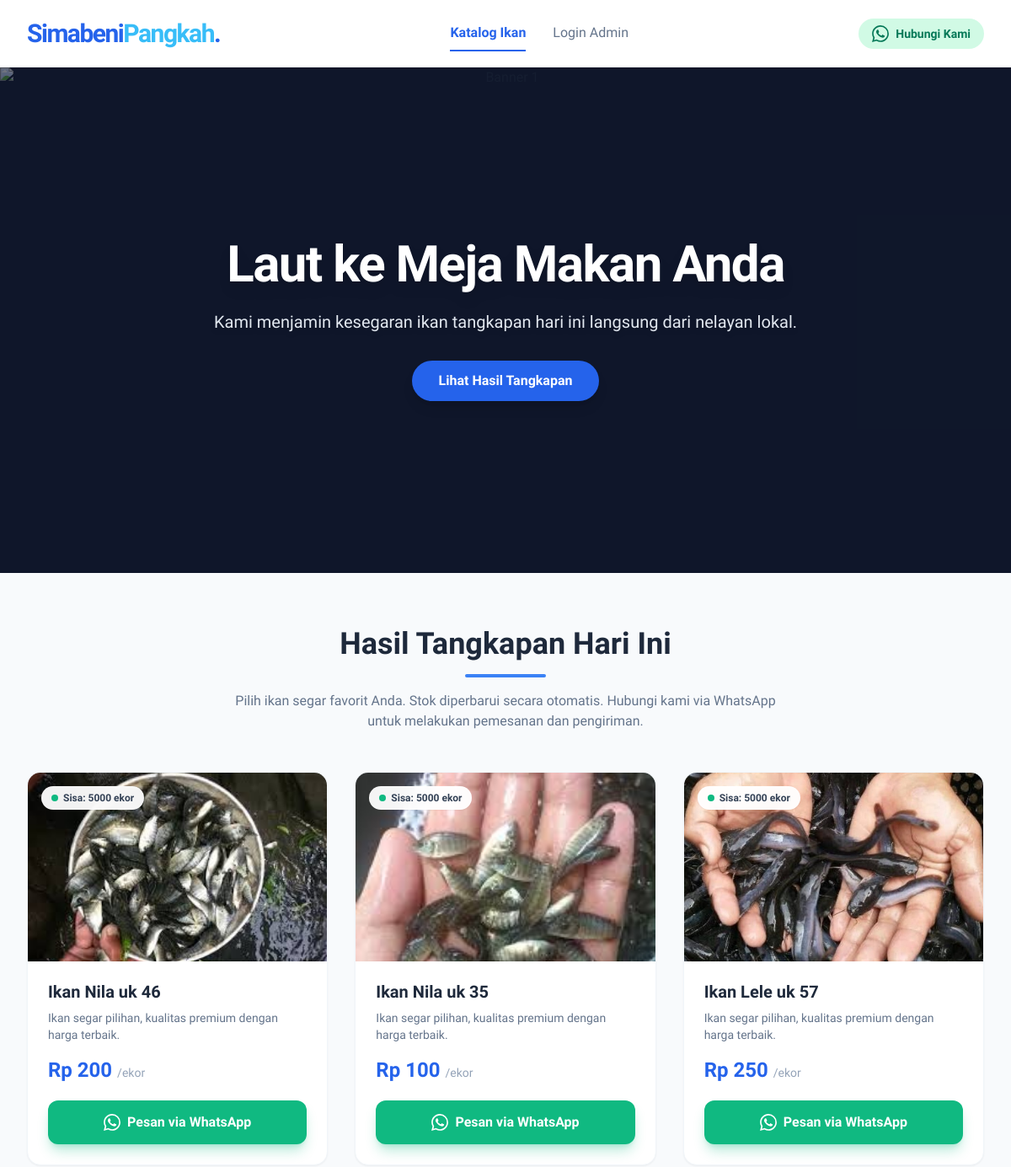
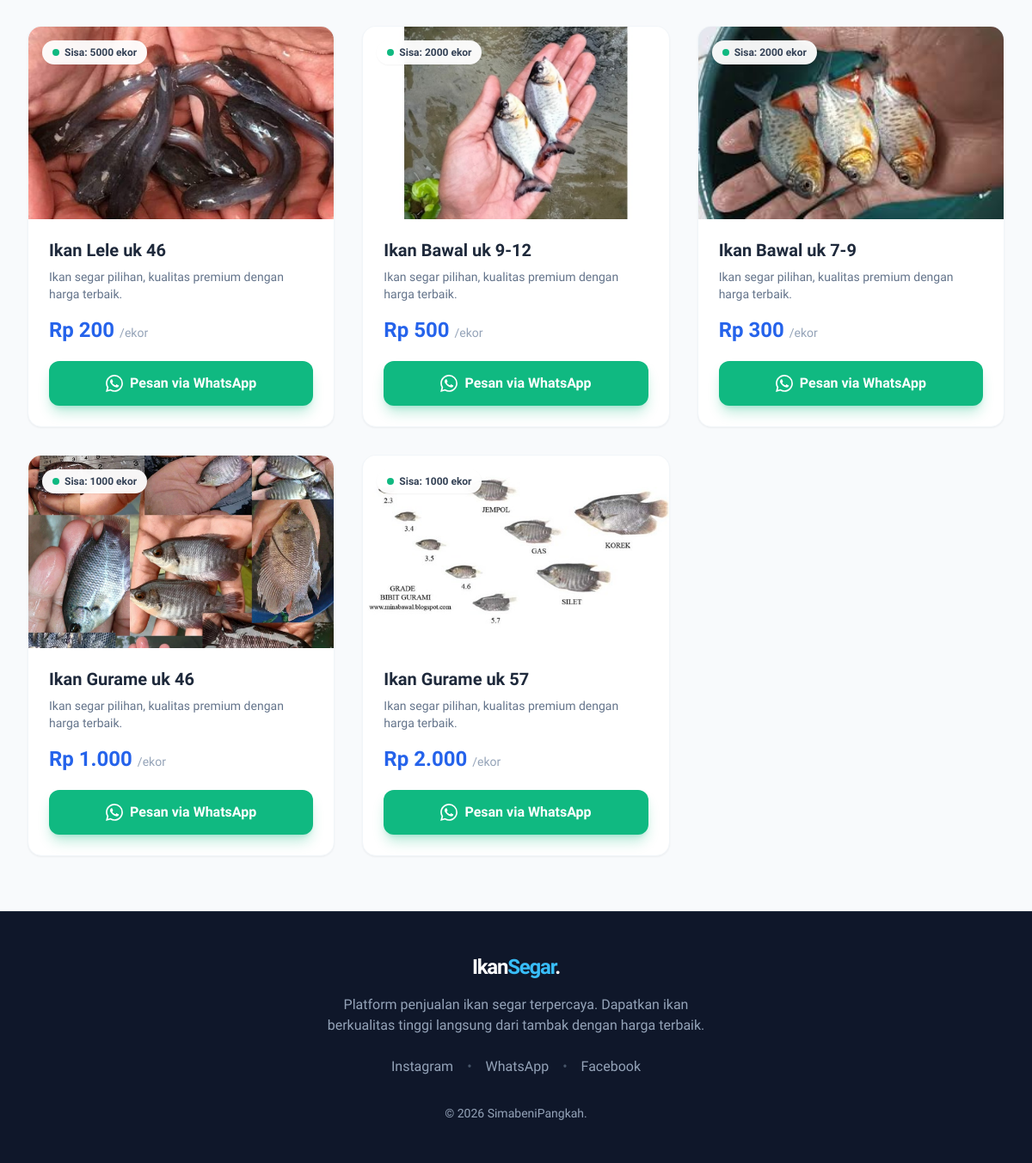
The page / on the database its author committed (2 pictures, top to bottom).
### tables this page shows
CREATE TABLE `ikan` (
  `id` int(11) NOT NULL,
  `nama_ikan` varchar(100) NOT NULL,
  `deskripsi` text DEFAULT NULL,
  `harga` int(11) NOT NULL,
  `stok` int(11) NOT NULL DEFAULT 0,
  `satuan` varchar(20) NOT NULL DEFAULT 'kg',
  `gambar` varchar(255) DEFAULT 'default.jpg',
  `status_aktif` tinyint(1) NOT NULL DEFAULT 1,
  `created_at` timestamp NOT NULL DEFAULT current_timestamp(),
  `updated_at` timestamp NOT NULL DEFAULT current_timestamp() ON UPDATE current_timestamp()
);

### koneksi.php (called while the page is built, shortened)
<?php
function formatRupiah($angka)
{
    return "Rp " . number_format($angka, 0, ',', '.');
}

### index.php (the view, shortened to what this page needs)
<?php
require_once 'koneksi.php';
$nomor_wa = "6285802908730";
$query_ikan = mysqli_query($koneksi, "SELECT * FROM ikan WHERE status_aktif = 1 ORDER BY id DESC");
?>
<!DOCTYPE html>
<html lang="id" class="scroll-smooth">
<head>
    <script src="https://cdn.tailwindcss.com"></script>
</head>
<body class="bg-slate-50 text-slate-800 flex flex-col min-h-screen selection:bg-blue-200 selection:text-blue-900">
    <nav class="bg-white/90 backdrop-blur-md shadow-sm sticky top-0 z-50 transition-all duration-300">
        <div class="max-w-7xl mx-auto px-4 sm:px-6 lg:px-8">
            <div class="flex justify-between items-center h-20">
                <a href="index.php" class="flex-shrink-0 flex items-center">
                    <span class="text-3xl font-extrabold text-blue-600 tracking-tighter">Simabeni<span
                            class="text-sky-400">Pangkah</span>.</span>
                </a>
                <div class="hidden md:flex space-x-8 items-center">
                    <a href="index.php"
                        class="text-blue-600 font-semibold border-b-2 border-blue-600 py-2 transition-colors">
                        Katalog Ikan
                    </a>
                    <a href="login.php"
                        class="text-slate-500 font-medium hover:text-blue-600 py-2 transition-colors border-b-2 border-transparent">
                        Login Admin
                    </a>
                </div>
                <div class="flex items-center">
                    <a href="https://wa.me/<?php echo $nomor_wa; ?>" target="_blank"
                        class="flex items-center gap-2 bg-emerald-100 text-emerald-700 px-4 py-2 rounded-full font-bold text-sm hover:bg-emerald-200 transition">
                        <span class="hidden sm:inline">Hubungi Kami</span>
                    </a>
                </div>
            </div>
        </div>
    </nav>
    <main class="flex-grow">
        <section class="relative w-full h-[60vh] min-h-[400px] max-h-[600px] bg-slate-900 overflow-hidden"
            id="hero-carousel">
            <div class="carousel-slide absolute inset-0 w-full h-full flex flex-col justify-center items-center text-center p-6 opacity-100 z-10"
                id="slide-1">
                <img src="https://images.unsplash.com/photo-1544551763-46a013bb70d5?auto=format&fit=crop&q=80&w=1600"
                    class="absolute inset-0 w-full h-full object-cover z-0" alt="Banner 1">
                <div class="absolute inset-0 bg-slate-900/60 z-0"></div>
                <div class="relative z-20 max-w-3xl transform transition-transform duration-1000 translate-y-0 scale-100"
                    id="slide-content-1">
                    <h1
                        class="text-4xl sm:text-5xl md:text-6xl font-extrabold text-white mb-6 drop-shadow-lg tracking-tight">
                        Laut ke Meja Makan Anda</h1>
                    <p class="text-lg sm:text-xl text-slate-200 drop-shadow-md font-medium leading-relaxed">Kami
                        menjamin kesegaran ikan tangkapan hari ini langsung dari nelayan lokal.</p>
                    <a href="#katalog"
                        class="inline-block mt-8 bg-blue-600 hover:bg-blue-500 text-white px-8 py-3 rounded-full font-bold transition-all shadow-lg hover:shadow-blue-500/50 hover:-translate-y-1">Lihat
                        Hasil Tangkapan</a>
                </div>
            </div>
        </section>
        <section class="max-w-7xl mx-auto px-4 sm:px-6 lg:px-8 py-16" id="katalog">
            <div class="text-center mb-12">
                <h2 class="text-3xl md:text-4xl font-bold text-slate-800 mb-4">Hasil Tangkapan Hari Ini</h2>
                <div class="w-24 h-1 bg-blue-500 mx-auto rounded-full mb-4"></div>
                <p class="text-slate-500 max-w-2xl mx-auto">Pilih ikan segar favorit Anda. Stok diperbarui secara
                    otomatis. Hubungi kami via WhatsApp untuk melakukan pemesanan dan pengiriman.</p>
            </div>
            <div class="grid grid-cols-1 sm:grid-cols-2 lg:grid-cols-3 xl:grid-cols-4 gap-8">
                <?php
                if ($query_ikan && mysqli_num_rows($query_ikan) > 0) {
                    while ($ikan = mysqli_fetch_assoc($query_ikan)) {
                        $is_habis = $ikan['stok'] <= 0;
                        $pesan_wa = "Halo admin SegarLaut, saya tertarik untuk membeli *" . $ikan['nama_ikan'] . "*. Apakah stoknya masih tersedia?";
                        $link_wa = "https://wa.me/" . $nomor_wa . "?text=" . urlencode($pesan_wa);
                        $gambar = $ikan['gambar'];
                        if (!preg_match("/^https?:\/\//", $gambar)) {
                            $gambar = 'uploads/' . $gambar;
                        }
                ?>
                        <div
                            class="group bg-white rounded-2xl shadow-sm border border-slate-100 overflow-hidden hover:shadow-xl transition-all duration-300 flex flex-col transform hover:-translate-y-1">
                            <div class="relative h-56 bg-slate-100 overflow-hidden">
                                <img src="<?php echo $gambar; ?>"
                                    onerror="this.src='https://images.unsplash.com/photo-1524683745036-b46f52b8505a?auto=format&fit=crop&q=80&w=600&h=400'"
                                    alt="<?php echo $ikan['nama_ikan']; ?>"
                                    class="w-full h-full object-cover transition-transform duration-500 group-hover:scale-110 <?php echo $is_habis ? 'grayscale opacity-80' : ''; ?>">
                                <div class="absolute top-4 left-4 flex flex-col gap-2">
                                    <?php if ($is_habis): ?>
                                        <span
                                            class="bg-red-500 text-white text-xs font-bold px-3 py-1.5 rounded-full shadow-sm">Habis
                                            Terjual</span>
                                    <?php else: ?>
                                        <span
                                            class="bg-white/95 backdrop-blur text-slate-700 text-xs font-bold px-3 py-1.5 rounded-full shadow-sm flex items-center gap-1.5">
                                            <span
                                                class="w-2 h-2 rounded-full <?php echo $ikan['stok'] < 10 ? 'bg-orange-500 animate-pulse' : 'bg-emerald-500'; ?>"></span>
                                            Sisa: <?php echo $ikan['stok'] . ' ' . $ikan['satuan']; ?>
                                        </span>
                                    <?php endif; ?>
                                </div>
                            </div>
                            <div class="p-6 flex flex-col flex-grow">
                                <h3 class="font-bold text-xl text-slate-800 mb-2 leading-tight">
                                    <?php echo $ikan['nama_ikan']; ?></h3>
                                <p class="text-sm text-slate-500 mb-4 line-clamp-2">
                                    <?php echo !empty($ikan['deskripsi']) ? $ikan['deskripsi'] : 'Ikan segar pilihan, kualitas premium dengan harga terbaik.'; ?>
                                </p>
                                <div class="mt-auto">
                                    <p class="text-blue-600 font-extrabold text-2xl mb-5">
                                        <?php echo formatRupiah($ikan['harga']); ?>
                                        <span class="text-sm font-medium text-slate-400">/<?php echo $ikan['satuan']; ?></span>
                                    </p>
                                    <?php if ($is_habis): ?>
                                        <button disabled
                                            class="w-full bg-slate-100 text-slate-400 font-bold py-3.5 rounded-xl cursor-not-allowed border border-slate-200">
                                            Stok Kosong Sementara
                                        </button>
                                    <?php else: ?>
                                        <a href="<?php echo $link_wa; ?>" target="_blank" rel="noopener noreferrer"
                                            class="flex items-center justify-center gap-2 w-full bg-emerald-500 hover:bg-emerald-600 text-white font-bold py-3.5 rounded-xl transition-colors shadow-lg shadow-emerald-500/30">
                                            Pesan via WhatsApp
                                        </a>
                                    <?php endif; ?>
                                </div>
                            </div>
                        </div>
                    <?php
                    }
                } ?>
            </div>
        </section>
    </main>
    <footer class="bg-slate-900 text-slate-400 py-12 border-t border-slate-800 mt-auto">
        <div class="max-w-7xl mx-auto px-4 sm:px-6 lg:px-8 text-center">
            <h2 class="text-2xl font-bold text-white mb-4 tracking-tighter">Ikan<span class="text-sky-400">Segar</span>.
            </h2>
            <p class="mb-6 max-w-md mx-auto">Platform penjualan ikan segar terpercaya. Dapatkan ikan berkualitas tinggi
                langsung dari tambak dengan harga terbaik.</p>
            <div class="flex justify-center space-x-4 mb-8">
                <a href="#" class="text-slate-400 hover:text-white transition-colors">Instagram</a>
                <span class="text-slate-600">•</span>
                <a href="https://wa.me/<?php echo $nomor_wa; ?>"
                    class="text-slate-400 hover:text-white transition-colors">WhatsApp</a>
                <span class="text-slate-600">•</span>
                <a href="#" class="text-slate-400 hover:text-white transition-colors">Facebook</a>
            </div>
            <p class="text-sm">&copy; <?php echo date('Y'); ?> SimabeniPangkah. </p>
        </div>
    </footer>
</body>
</html>

### index.php (style rules this page uses)
body { font-family: 'Plus Jakarta Sans', sans-serif; }
.carousel-slide { transition: opacity 0.8s ease-in-out; }

### rows shown on the page
ikan: shows a picture, stok "5000", satuan "ekor", nama_ikan "Ikan Nila uk 46", shows "Ikan segar pilihan, kualitas premium dengan harga terbaik.", harga "Rp 200"
ikan: shows a picture, stok "5000", satuan "ekor", nama_ikan "Ikan Nila uk 35", shows "Ikan segar pilihan, kualitas premium dengan harga terbaik.", harga "Rp 100"
ikan: shows a picture, stok "5000", satuan "ekor", nama_ikan "Ikan Lele uk 57", shows "Ikan segar pilihan, kualitas premium dengan harga terbaik.", harga "Rp 250"
ikan: shows a picture, stok "5000", satuan "ekor", nama_ikan "Ikan Lele uk 46", shows "Ikan segar pilihan, kualitas premium dengan harga terbaik.", harga "Rp 200"
ikan: shows a picture, stok "2000", satuan "ekor", nama_ikan "Ikan Bawal uk 9-12", shows "Ikan segar pilihan, kualitas premium dengan harga terbaik.", harga "Rp 500"
ikan: shows a picture, stok "2000", satuan "ekor", nama_ikan "Ikan Bawal uk 7-9", shows "Ikan segar pilihan, kualitas premium dengan harga terbaik.", harga "Rp 300"
ikan: shows a picture, stok "1000", satuan "ekor", nama_ikan "Ikan Gurame uk 46", shows "Ikan segar pilihan, kualitas premium dengan harga terbaik.", harga "Rp 1.000"
ikan: shows a picture, stok "1000", satuan "ekor", nama_ikan "Ikan Gurame uk 57", shows "Ikan segar pilihan, kualitas premium dengan harga terbaik.", harga "Rp 2.000"
